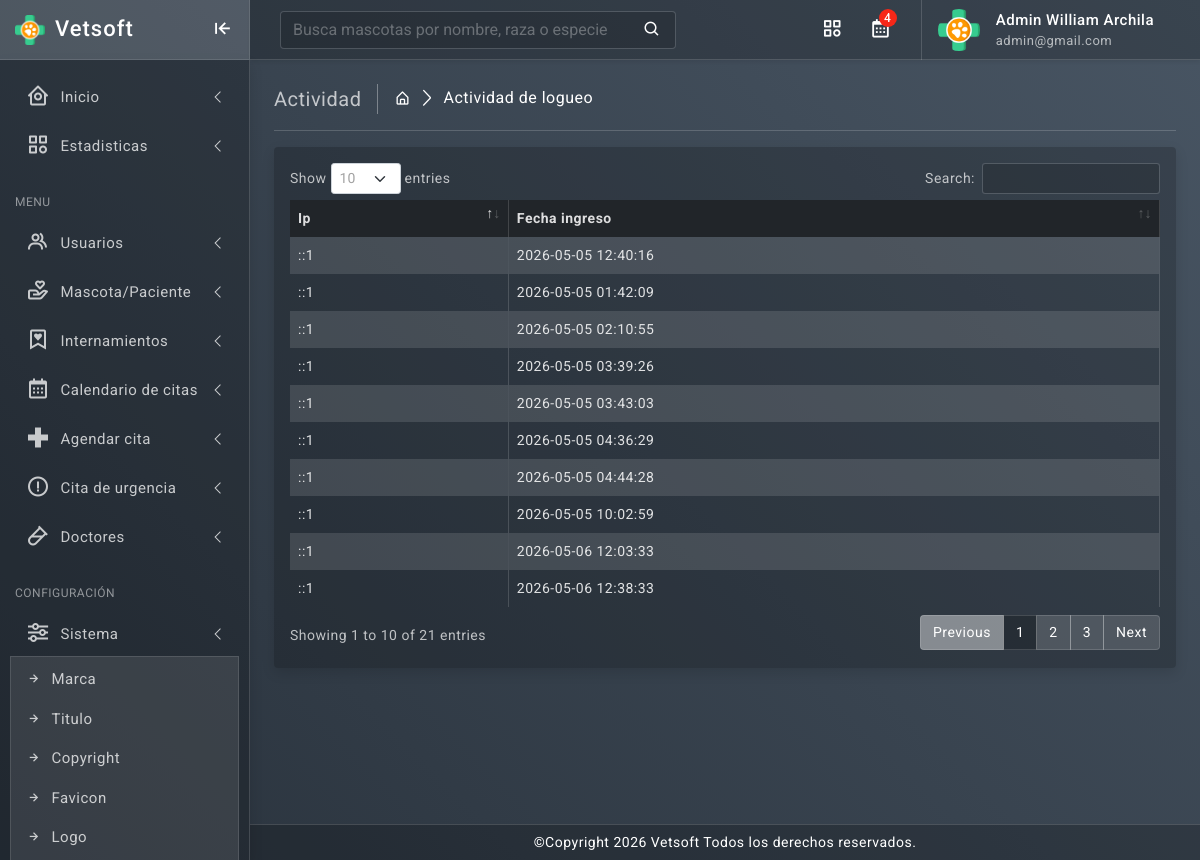
Screenshot of /manager/actividad.php (signed in) with the database file from the repository.
### tables this page shows
CREATE TABLE `configuracion` (
  `id_configuracion` int(11) NOT NULL,
  `marca` varchar(200) NOT NULL,
  `titulo` varchar(200) NOT NULL,
  `favicon` varchar(200) NOT NULL,
  `logo` varchar(200) NOT NULL,
  `color` varchar(200) NOT NULL,
  `color_manager` varchar(50) NOT NULL,
  `color_user` varchar(50) NOT NULL,
  `pie_pagina` text NOT NULL,
  `telefono` varchar(50) NOT NULL
);

CREATE TABLE `actividad` (
  `id_actividad` int(11) NOT NULL,
  `id_usuario` int(11) NOT NULL,
  `ip` varchar(50) NOT NULL,
  `fecha` varchar(50) NOT NULL
);

### manager/include/favicon.php (called while the page is built, shortened)
<?php
require("../conexion/conexion.php");
$configuracion="SELECT favicon FROM configuracion ";
$config=mysqli_query($mysqli,$configuracion);
while ($conf=mysqli_fetch_row ($config)){
	$favicon=$conf[0];
}
?>

### manager/actividad.php (the view, shortened to what this page needs)
<!doctype html>
<html lang="en">
<head>
	<?php include'include/favicon.php' ?>
	<link href="../assets/plugins/simplebar/css/simplebar.css" rel="stylesheet" />
	<link href="../assets/plugins/perfect-scrollbar/css/perfect-scrollbar.css" rel="stylesheet" />
	<link href="../assets/plugins/metismenu/css/metisMenu.min.css" rel="stylesheet" />
	<link href="../assets/plugins/datatable/css/dataTables.bootstrap5.min.css" rel="stylesheet" />
	<link href="../assets/css/pace.min.css" rel="stylesheet" />
	<link href="../assets/css/bootstrap.min.css" rel="stylesheet">
	<link href="../assets/css/bootstrap-extended.css" rel="stylesheet">
	<link href="../assets/css/app.css" rel="stylesheet">
	<link href="../assets/css/icons.css" rel="stylesheet">
</head>
<?php
require("../conexion/conexion.php");
$configuracion="SELECT color_manager FROM configuracion ";
$config=mysqli_query($mysqli,$configuracion);
while ($conf=mysqli_fetch_row ($config)){
	$color_manager=$conf[0];
}
?>
<body class="bg-theme <?php echo $color_manager ?>">
	<div class="wrapper">
		<?php include'include/wrapper.php' ?>
		<?php include'include/header.php' ?>
		<div class="page-wrapper">
			<div class="page-content">
				<div class="page-breadcrumb d-none d-sm-flex align-items-center mb-3">
					<div class="breadcrumb-title pe-3">Actividad</div>
					<div class="ps-3">
						<nav aria-label="breadcrumb">
							<ol class="breadcrumb mb-0 p-0">
								<li class="breadcrumb-item"><a href="estadisticas"><i class="bx bx-home-alt"></i></a>
								</li>
								<li class="breadcrumb-item active" aria-current="page">Actividad de logueo</li>
							</ol>
						</nav>
					</div>
				</div>
				<hr/>
				<div class="card">
					<div class="card-body">
						<div class="table-responsive">
							<table id="actividad_" class="table table-striped table-bordered" style="width:100%;">
								<thead style="background-color: #212529;">
									<tr>
										<th>Ip</th>
										<th>Fecha ingreso</th>
									</tr>
								</thead>
								<tbody>
									<?php
									require("../conexion/conexion.php");
									$actividades="SELECT * FROM actividad WHERE id_usuario='".$_SESSION['id_usuario']."' ";
									$actividad_=mysqli_query($mysqli,$actividades);
									while ($actividad=mysqli_fetch_row ($actividad_)){
										$ip = $actividad[2];
										$fecha = $actividad[3];
										echo
										'
										<tr>
										<td>'.htmlentities($ip).'</td>
										<td>'.htmlentities($fecha).'</td>
										</tr>
										';
									}
									?>
								</tbody>
							</table>
						</div>
					</div>
				</div>
			</div>
		</div>
		<?php include'include/footer.php' ?>
	</div>
</body>
</html>

### manager/include/wrapper.php (shortened to what this page needs)
<div class="sidebar-wrapper" data-simplebar="true">
	<div class="sidebar-header">
		<div>
			<img src="../assets/img/favicon/<?php echo $favicon ?>" width="20" class="logo-icon" alt="logo icon">
		</div>
		<div>
			<?php
			require("../conexion/conexion.php");
			$configuracion="SELECT marca FROM configuracion ";
			$config=mysqli_query($mysqli,$configuracion);
			while ($conf=mysqli_fetch_row ($config)){
				$marca=$conf[0];
			}
			?>
			<h4 class="logo-text text-capitalize"><?php echo $marca ?></h4>
		</div>
		<div class="toggle-icon ms-auto"><i class='bx bx-arrow-to-left'></i>
		</div>
	</div>
	<ul class="metismenu" id="menu">
		<li>
			<a href="index" class="has-arrow">
				<div class="parent-icon"><i class='bx bx-home-circle'></i>
				</div>
				<div class="menu-title">Inicio</div>
			</a>
		</li>
		<?php if ($_SESSION['rol'] == 3) { ?>
			<li class="menu-label">Panel de Doctor</li>
			<li>
				<a href="mis-citas" class="has-arrow">
					<div class="parent-icon"><i class='bx bx-calendar-star'></i>
					</div>
					<div class="menu-title">Mis Citas del Día</div>
				</a>
			</li>
			<li>
				<a href="mascotas" class="has-arrow">
					<div class="parent-icon"><i class='bx bx-donate-heart'></i>
					</div>
					<div class="menu-title">Mascota/Paciente</div>
				</a>
			</li>
			<li>
				<a href="internamientos" class="has-arrow">
					<div class="parent-icon"><i class='bx bx-bookmark-heart'></i>
					</div>
					<div class="menu-title">Internamientos</div>
				</a>
			</li>
		<?php } else { ?>
			<li>
				<a href="estadisticas" class="has-arrow">
					<div class="parent-icon"><i class="bx bx-category"></i>
					</div>
					<div class="menu-title">Estadisticas</div>
				</a>
			</li>
			<li class="menu-label">Menu</li>
			<li>
				<a href="usuarios" class="has-arrow">
					<div class="parent-icon"><i class='bx bx-group'></i>
					</div>
					<div class="menu-title">Usuarios</div>
					</a>
			</li>
			<li>
				<a href="mascotas" class="has-arrow">
					<div class="parent-icon"><i class='bx bx-donate-heart'></i>
					</div>
					<div class="menu-title">Mascota/Paciente</div>
				</a>
			</li>
			<li>
				<a href="internamientos" class="has-arrow">
					<div class="parent-icon"><i class='bx bx-bookmark-heart'></i>
					</div>
					<div class="menu-title">Internamientos</div>
				</a>
			</li>
			<li>
				<a href="citas" class="has-arrow">
					<div class="parent-icon"><i class='bx bx-calendar'></i>
					</div>
					<div class="menu-title">Calendario de citas</div>
				</a>
			</li>
			<li>
				<a href="citas-agendar" class="has-arrow">
					<div class="parent-icon"><i class='bx bx-plus-medical'></i>
					</div>
					<div class="menu-title">Agendar cita</div>
				</a>
			</li>
			<li>
				<a href="citas-agendar?tipo=urgencia" class="has-arrow">
					<div class="parent-icon"><i class='bx bx-error-circle'></i>
					</div>
					<div class="menu-title">Cita de urgencia</div>
				</a>
			</li>
			<li>
				<a href="doctores" class="has-arrow">
					<div class="parent-icon"><i class='bx bx-vial'></i>
					</div>
					<div class="menu-title">Doctores</div>
				</a>
			</li>
		<?php } ?>
		<li class="menu-label">Configuración</li>
		<li>
			<a class="has-arrow" href="javascript:;">
				<div class="parent-icon"><i class="bx bx-slider-alt"></i>
				</div>
				<div class="menu-title">Sistema</div>
			</a>
			<ul>
				<li> <a href="config_marca"><i class="bx bx-right-arrow-alt"></i>Marca</a>
				</li>
				<li> <a href="config_titulo"><i class="bx bx-right-arrow-alt"></i>Titulo</a>
				</li>
				<li> <a href="config_copyright"><i class="bx bx-right-arrow-alt"></i>Copyright</a>
				</li>
				<li> <a href="config_favicon"><i class="bx bx-right-arrow-alt"></i>Favicon</a>
				</li>
				<li> <a href="config_logo"><i class="bx bx-right-arrow-alt"></i>Logo</a>
				</li>
			</ul>
		</li>
	</ul>
</div>

### manager/include/header.php (shortened to what this page needs)
<header>
	<div class="topbar d-flex align-items-center">
		<nav class="navbar navbar-expand">
			<div class="search-bar flex-grow-1">
				<div class="position-relative search-bar-box">
					<form action="<?php $_SERVER['PHP_SELF']; ?>mascotas" method="POST">
						<input type="text" class="form-control search-control" name="nombre_busqueda" placeholder="Busca mascotas por nombre, raza o especie">
						<span class="position-absolute top-50 search-show translate-middle-y"><i class='bx bx-search'></i></span>
					</form>
				</div>
			</div>
			<div class="top-menu ms-auto">
				<ul class="navbar-nav align-items-center">
					<li class="nav-item dropdown dropdown-large">
						<a class="nav-link dropdown-toggle dropdown-toggle-nocaret" href="#" role="button" data-bs-toggle="dropdown" aria-expanded="false">	<i class='bx bx-category'></i>
						</a>
					</li>
									<li class="nav-item dropdown dropdown-large">
					<a class="nav-link dropdown-toggle dropdown-toggle-nocaret position-relative" href="#" role="button" data-bs-toggle="dropdown" aria-expanded="false"> <span class="alert-count">
						<?php
						require("../conexion/conexion.php");
						$citas_ = mysqli_query($mysqli, "SELECT COUNT(*) AS total FROM citas WHERE estado='0'");
						$citas = mysqli_fetch_assoc($citas_);
						echo $citas["total"];
						?>
					</span>
					<i class='bx bx-calendar'></i>
				</a>
			</li>
		</ul>
	</div>
	<?php
	require("../conexion/conexion.php");
	$configuracion="SELECT logo FROM configuracion ";
	$config=mysqli_query($mysqli,$configuracion);
	while ($conf=mysqli_fetch_row ($config)){
		$logo=$conf[0];
	}
	?>
	<div class="user-box dropdown">
		<a class="d-flex align-items-center nav-link dropdown-toggle dropdown-toggle-nocaret" href="#" role="button" data-bs-toggle="dropdown" aria-expanded="false">
			<img src="../assets/img/logo/<?php echo $logo ?>" class="user-img" alt="user avatar">
			<div class="user-info ps-3">
				<p class="user-name mb-0"><?php echo $_SESSION['nombre']." ".$_SESSION['apellidos']; ?></p>
				<p class="designattion mb-0"><?php echo $_SESSION['correo'] ?></p>
			</div>
		</a>
	</div>
</nav>
</div>
</header>

### manager/include/footer.php
<footer class="page-footer">
	<?php
	require("../conexion/conexion.php");
	$configuracion="SELECT pie_pagina FROM configuracion ";
	$config=mysqli_query($mysqli,$configuracion);
	while ($conf=mysqli_fetch_row ($config)){
		$pie_pagina=$conf[0];
		echo '<p class="mb-0">'.htmlentities($pie_pagina).'</p>';
	}
	?>
</footer>

### rows the page displays
configuracion: favicon (picture), marca "Vetsoft", logo (picture), pie_pagina "©Copyright 2026 Vetsoft Todos los derechos reservados."
actividad: ip "::1", fecha "2026-05-05 12:40:16"
actividad: ip "::1", fecha "2026-05-05 01:42:09"
actividad: ip "::1", fecha "2026-05-05 02:10:55"
actividad: ip "::1", fecha "2026-05-05 03:39:26"
actividad: ip "::1", fecha "2026-05-05 03:43:03"
actividad: ip "::1", fecha "2026-05-05 04:36:29"
actividad: ip "::1", fecha "2026-05-05 04:44:28"
actividad: ip "::1", fecha "2026-05-05 10:02:59"
actividad: ip "::1", fecha "2026-05-06 12:03:33"
actividad: ip "::1", fecha "2026-05-06 12:38:33"

### other values shown
$citas["total"] "4"
$_SESSION['nombre'] "Admin William"
$_SESSION['apellidos'] "Archila"
$_SESSION['correo'] "admin@gmail.com"
